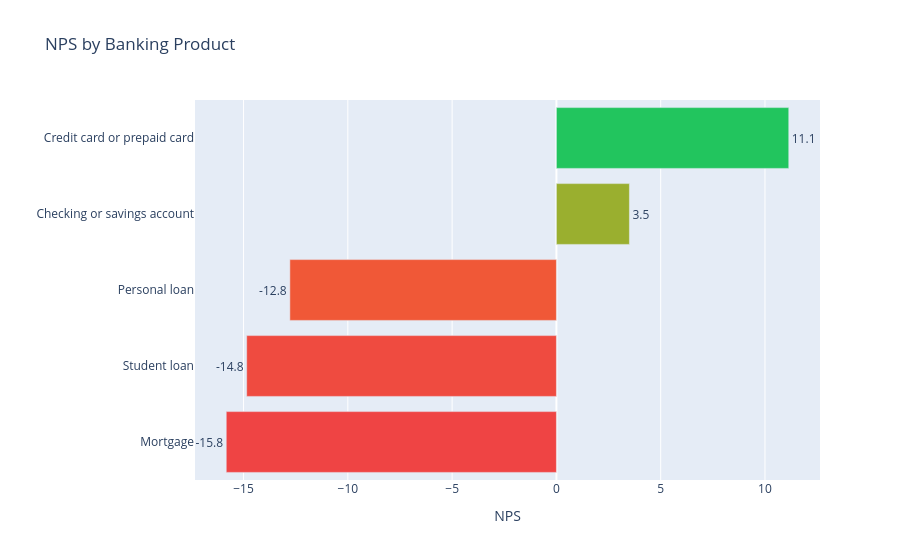

Write notebook code for a chart like this one.
### Markdown cell above
## 7. NPS by Product

### Code cell
nps_product = nps_by_group(df_banking, "product")
print(nps_product[["product", "n_total", "pct_promoters", "pct_detractors", "nps"]]
      .sort_values("nps", ascending=False).to_string(index=False))

fig = px.bar(
    nps_product.sort_values("nps"),
    x="nps", y="product", orientation="h",
    color="nps",
    color_continuous_scale=["#ef4444", "#f59e0b", "#22c55e"],
    title="NPS by Banking Product",
    labels={"nps": "NPS", "product": ""},
    text="nps",
)
fig.update_traces(texttemplate="%{text:.1f}", textposition="outside")
fig.update_layout(coloraxis_showscale=False)
fig.show()

### Figure 1 — Plotly figure (JSON) as saved in the notebook; plotly's stock layout.template omitted (floating-point values rounded to 4 significant figures)
{"data": [{"hovertemplate": "NPS=%{marker.color}<br>=%{y}<extra></extra>", "legendgroup": "", "marker": {"color": [-15.83, -14.85, -12.78, 3.5, 11.14], "coloraxis": "coloraxis", "pattern": {"shape": ""}}, "name": "", "orientation": "h", "showlegend": false, "text": [-15.83, -14.85, -12.78, 3.5, 11.14], "textposition": "outside", "texttemplate": "%{text:.1f}", "type": "bar", "x": [-15.83, -14.85, -12.78, 3.5, 11.14], "xaxis": "x", "y": ["Mortgage", "Student loan", "Personal loan", "Checking or savings account", "Credit card or prepaid card"], "yaxis": "y"}], "layout": {"barmode": "relative", "coloraxis": {"colorbar": {"title": {"text": "NPS"}}, "colorscale": [[0, "#ef4444"], [0.5, "#f59e0b"], [1, "#22c55e"]], "showscale": false}, "legend": {"tracegroupgap": 0}, "title": {"text": "NPS by Banking Product"}, "xaxis": {"anchor": "y", "domain": [0, 1], "title": {"text": "NPS"}}, "yaxis": {"anchor": "x", "domain": [0, 1], "title": {"text": ""}}}}
